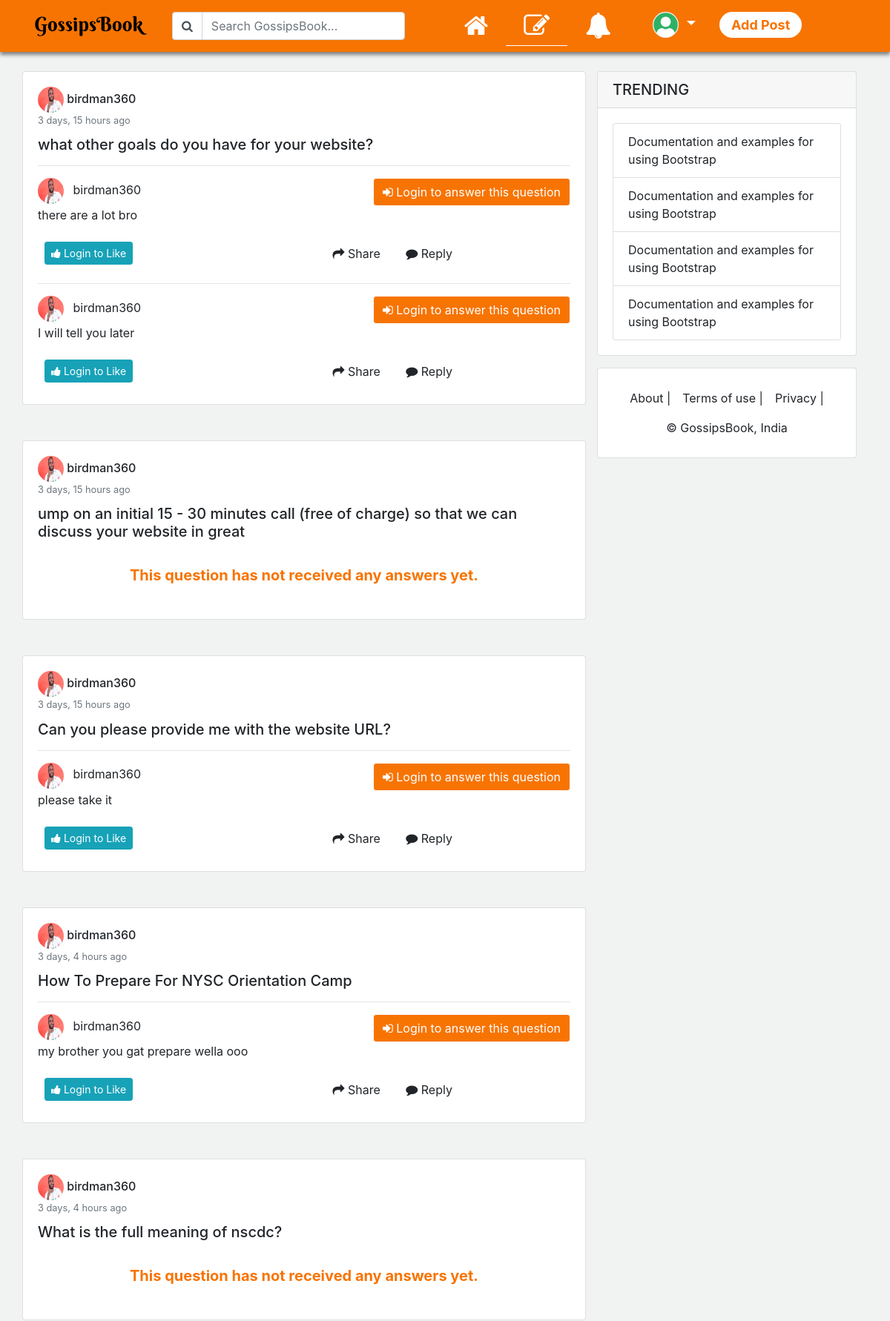
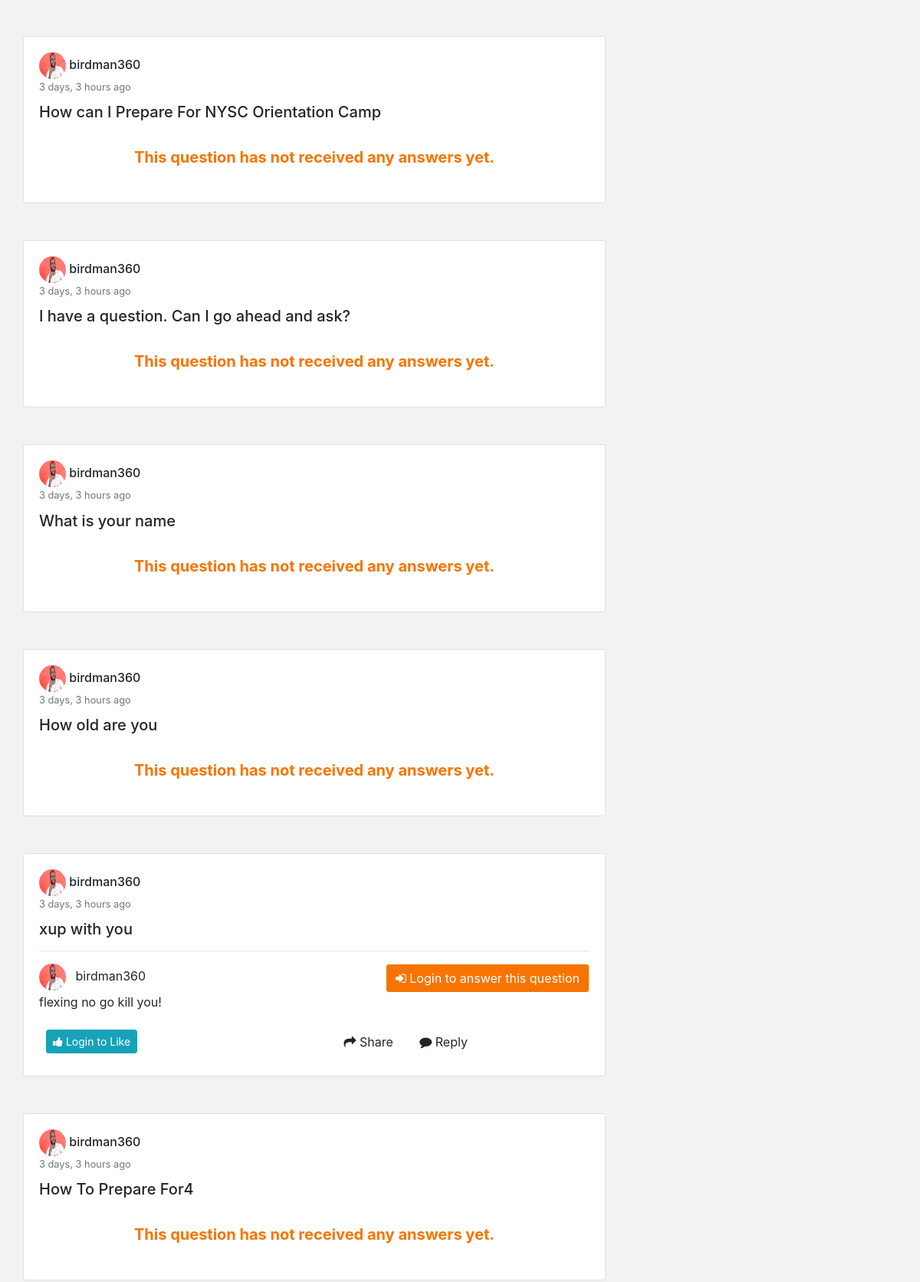
The page /answers (upper part) on the database its author committed (2 pictures, top to bottom).
### questions/models.py (models this page shows, shortened)
class QuestionsModel(models.Model):
    title = models.CharField(max_length=265, unique=True, help_text='What is the title of your question?',
                             verbose_name='Title')
    slug = models.SlugField(unique=True)
    date_published = models.DateTimeField(auto_now_add=True, verbose_name='Date Published')
    date_updated = models.DateTimeField(auto_now=True, verbose_name='Date Updated')
    author = models.ForeignKey(User, on_delete=models.CASCADE, related_name='question_author')
    image = models.ImageField(upload_to=upload_location, blank=True, null=True, help_text='Add image (optional)')
    tags = models.ManyToManyField(Tags, name='q_tags', blank=True)
    vote_up = models.ManyToManyField(User, related_name='vote_up', blank=True)
    vote_down = models.ManyToManyField(User, related_name='vote_down', blank=True)
    shares = models.IntegerField(default=0)
    def get_answers(self):
        answers = AnswersModel.objects.filter(question=self)
        return answers
    class Meta:
        verbose_name_plural = 'Questions'

### users/models.py (models this page shows, shortened)
class Profile(models.Model):
    user = models.OneToOneField(User, on_delete=models.CASCADE)
    image = models.ImageField(default='default_profile_pic2.png', upload_to=upload_location, blank=True)
    bio = models.TextField(max_length=555, null=True, blank=True)
    interests = models.ManyToManyField(Interests, related_name='interests')
    followers = models.ManyToManyField(User, related_name='followers', blank=True)
    following = models.ManyToManyField(User, related_name='following', blank=True)
    date_created = models.DateTimeField(auto_now_add=True)
    date_updated = models.DateTimeField(auto_now=True)

### answers/models.py (models this page shows, shortened)
class AnswersModel(models.Model):
    question = models.ForeignKey('questions.QuestionsModel', on_delete=models.CASCADE, related_name='question')
    author = models.ForeignKey(User, on_delete=models.CASCADE, related_name='author')
    content = models.TextField(max_length=555)
    likes = models.ManyToManyField(User, blank=True)
    shares = models.IntegerField(default=0)
    reply = models.ForeignKey('questions.QuestionsModel', on_delete=models.CASCADE, related_name='reply', null=True, blank=True)
    send_count = models.IntegerField(default=0)
    date_published = models.DateTimeField(auto_now_add=True, verbose_name='Date Published')
    date_updated = models.DateTimeField(auto_now=True, verbose_name='Date Updated')
    class Meta:
        verbose_name_plural = 'Answers'

### answers/views.py (the view)
# urls.py: path('', answers_all, name='answers'),
def answers_all(request):
    questions_all = QuestionsModel.objects.all()
    if request.user.is_authenticated:
        questions = questions_all.filter(author=request.user)
        context = {'questions': questions}
        return render(request, 'answers/all.html', context)
    else:
        context = {'questions': questions_all}
        return render(request, 'answers/all_none_users.html', context)

### answers/templates/answers/all_none_users.html (shortened to what this page needs)
{% extends 'base.html' %}
{% load static %}
{% load humanize %}
{% block content %}
{% for question in questions %}
  <div class="row mb-5">
<div class="card w-100">
      <div class="card-body">
        <h6 class="card-title">
          <img style="height:35px; width:35px;" class="img-fluid rounded-circle" src="{{question.author.profile.image.url}}">
          {{question.author.username}}
            <div class="row">
                <div class="col">
                    <small class="text-muted">{{question.date_published|naturaltime}}</small>
                </div>
            </div>
        </h6>
        <h5>
          {{question.title|truncatewords:100}}
        </h5>
        {% for answer in question.get_answers %}
              <hr>
          <div class="row">
                <div class="col text-left">
                    <img style="height:35px; width:35px;" class="img-fluid rounded-circle" src="{{answer.author.profile.image.url}}">
                    <span class="ml-2"> {{answer.author.username}} </span>
                </div>
                <div class="col text-right">
                    <a href="/accounts/login" style="background-color: #F77402; color: white; border-color: white" class="btn btn-primary"  data-toggle="modal" data-target="#send_to_category">
                    <i class="fa fa-sign-in"></i>    Login to answer this question
                    </a>
                </div>
          </div>
            <p class="card-text"> {{answer.content}}   </p>
          <div class="row">
            <div class="col m-2 pl-3">
                    <a href="/accounts/login" type="button" class="btn btn-sm btn-info"> <i class="fa fa-thumbs-up"></i> Login to Like </a>
            </div>
            <div class="col m-2 p-1">
                <div class="col d-inline"> <i class="fa fa-share"></i> Share</div>
                <div class="col d-inline"><i class="fa fa-comment"></i> Reply</div>
            </div>
          </div>
          {% empty %}
          <div class="text-center p-4" style="color: #F77402; font-weight: bold; font-size: 20px;">
              This question has not received any answers yet.
          </div>
        {% endfor %}
   </div>
</div>
</div>
{% endfor %}
{% endblock content %}
{% block navigation %}
      {% include 'navigation.html' %}
{% endblock navigation %}
{% block aside %}
      {% include 'aside.html' %}
{% endblock aside %}

### static/css/custom.css (style rules this page uses)
body { background-color: #F1F2F2; }

### rows shown on the page
QuestionsModel: author.profile.image (picture), author.username "birdman360", date_published "3 days, 15 hours ago", title "what other goals do you have for your website?"
AnswersModel: author.profile.image (picture), author.username "birdman360", content "there are a lot bro"
AnswersModel: author.profile.image (picture), author.username "birdman360", content "I will tell you later"
QuestionsModel: author.profile.image (picture), author.username "birdman360", date_published "3 days, 15 hours ago", title "ump on an initial 15 - 30 minutes call (free of charge) so that we can discuss your website in great"
QuestionsModel: author.profile.image (picture), author.username "birdman360", date_published "3 days, 15 hours ago", title "Can you please provide me with the website URL?"
AnswersModel: author.profile.image (picture), author.username "birdman360", content "please take it"
QuestionsModel: author.profile.image (picture), author.username "birdman360", date_published "3 days, 4 hours ago", title "How To Prepare For NYSC Orientation Camp"
AnswersModel: author.profile.image (picture), author.username "birdman360", content "my brother you gat prepare wella ooo"
QuestionsModel: author.profile.image (picture), author.username "birdman360", date_published "3 days, 4 hours ago", title "What is the full meaning of nscdc?"
QuestionsModel: author.profile.image (picture), author.username "birdman360", date_published "3 days, 3 hours ago", title "How can I Prepare For NYSC Orientation Camp"
QuestionsModel: author.profile.image (picture), author.username "birdman360", date_published "3 days, 3 hours ago", title "I have a question. Can I go ahead and ask?"
QuestionsModel: author.profile.image (picture), author.username "birdman360", date_published "3 days, 3 hours ago", title "What is your name"
QuestionsModel: author.profile.image (picture), author.username "birdman360", date_published "3 days, 3 hours ago", title "How old are you"
QuestionsModel: author.profile.image (picture), author.username "birdman360", date_published "3 days, 3 hours ago", title "xup with you"
AnswersModel: author.profile.image (picture), author.username "birdman360", content "flexing no go kill you!"
QuestionsModel: author.profile.image (picture), author.username "birdman360", date_published "3 days, 3 hours ago", title "How To Prepare For4"
